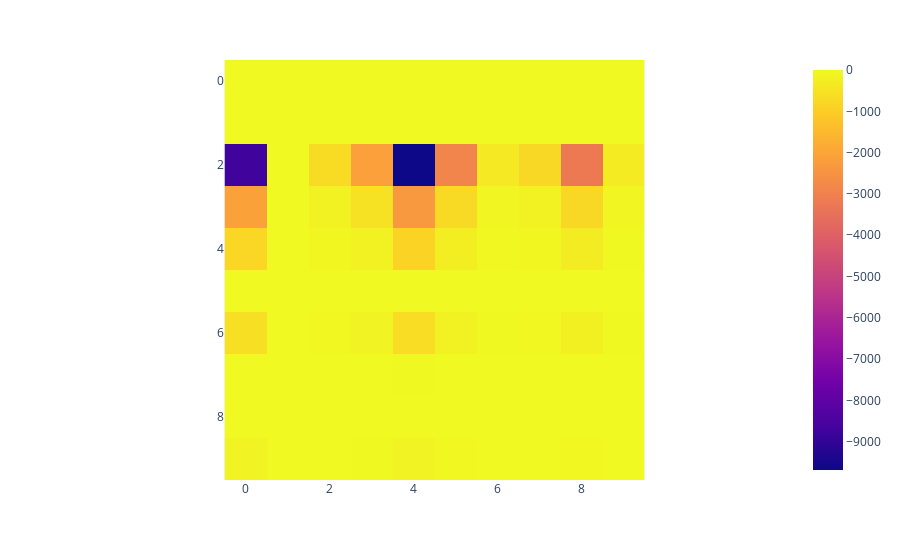

Write notebook code for a chart like this one.
### Code cell
import plotly.express as px
px.imshow(torch.Tensor.numpy(weight_bias_list[0][1].detach().cpu()))

### Figure 1 — Plotly figure (JSON) as saved in the notebook; plotly's stock layout.template omitted (floating-point values rounded to 4 significant figures)
{"data": [{"coloraxis": "coloraxis", "hovertemplate": "x: %{x}<br>y: %{y}<br>color: %{z}<extra></extra>", "name": "0", "type": "heatmap", "xaxis": "x", "yaxis": "y", "z": [[-0.3027, 0.2619, 0.1673, -0.02339, 0.01143, -0.09022, 0.2249, -0.09708, -0.1037, 0.2328], [-0.2047, -0.06041, -0.1663, -0.1248, 0.02383, -0.2375, -0.2802, 0.1568, 0.1348, -0.3034], [-8731.0, -4.68, -673.0, -2127.0, -9688.0, -2892.0, -374.5, -776.1, -3231.0, -331.2], [-2115.0, -1.037, -163.3, -515.2, -2347.0, -700.6, -91.0, -187.8, -784.1, -80.18], [-793.6, -0.3721, -60.95, -192.8, -876.4, -262.6, -34.13, -69.93, -292.1, -29.84], [-0.1142, 0.08562, 0.04728, 0.1627, -0.2593, 0.307, -0.05397, 0.06004, -0.2315, -0.006667], [-578.2, -0.3728, -44.37, -140.4, -640.2, -191.7, -25.12, -51.37, -212.9, -21.76], [-8.992, 0.2631, -0.6602, -2.719, -13.4, -3.21, -0.642, -0.8703, -2.029, -0.548], [-0.1234, 0.1937, -0.2303, -0.0226, -0.09985, 0.0466, -0.2414, -0.2067, -0.2397, -0.2261], [-111.3, -0.1192, -8.396, -27.79, -128.4, -36.87, -4.785, -9.949, -40.22, -4.516]]}], "layout": {"coloraxis": {"colorscale": [[0, "#0d0887"], [0.1111, "#46039f"], [0.2222, "#7201a8"], [0.3333, "#9c179e"], [0.4444, "#bd3786"], [0.5556, "#d8576b"], [0.6667, "#ed7953"], [0.7778, "#fb9f3a"], [0.8889, "#fdca26"], [1, "#f0f921"]]}, "margin": {"t": 60}, "xaxis": {"anchor": "y", "constrain": "domain", "domain": [0, 1], "scaleanchor": "y"}, "yaxis": {"anchor": "x", "autorange": "reversed", "constrain": "domain", "domain": [0, 1]}}}
